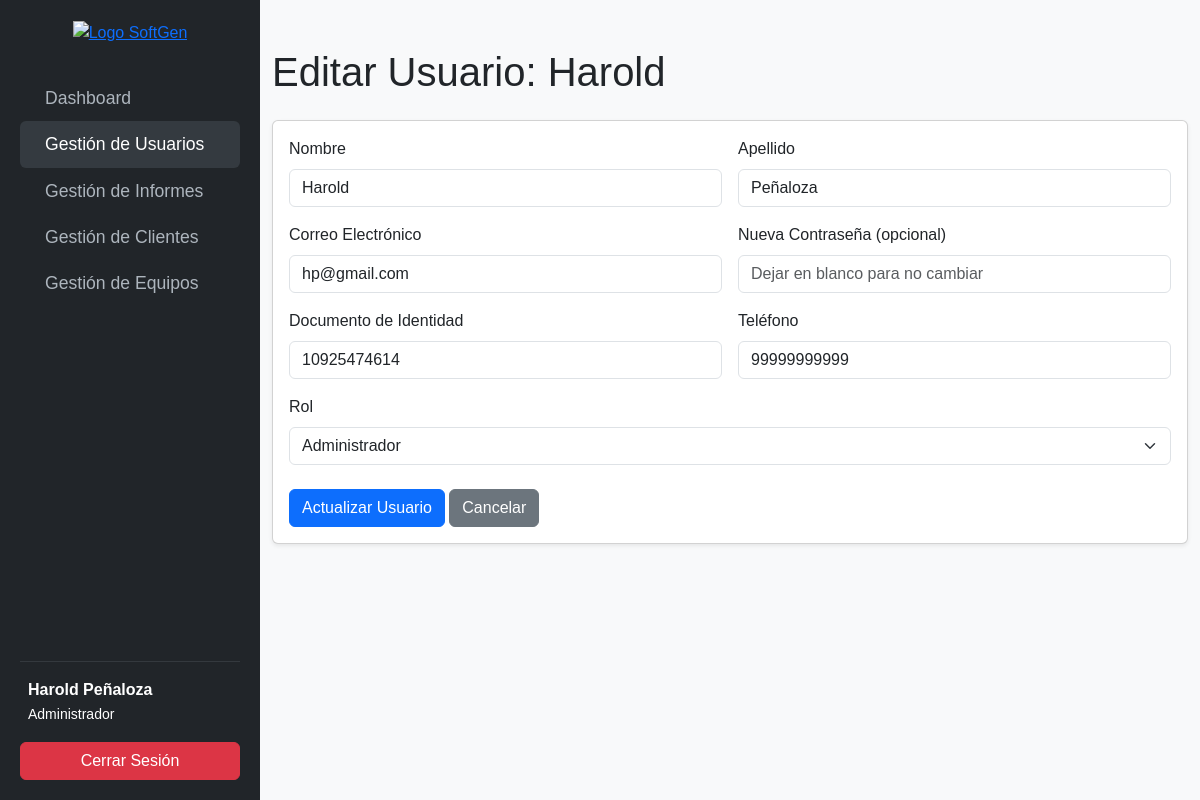
Page /public/index.php?action=mostrar_editar_usuario&id=2 (signed in) on the committed database.
### tables this page shows
CREATE TABLE `usuario` (
  `id_usuario` int(11) NOT NULL,
  `id_rol` int(11) DEFAULT NULL,
  `usu_nombre` varchar(30) NOT NULL,
  `usu_apellido` varchar(30) NOT NULL,
  `usu_doc_identidad` varchar(50) NOT NULL,
  `usu_telefono` varchar(30) NOT NULL,
  `usu_correo` varchar(50) NOT NULL,
  `usu_contrasena` varchar(255) NOT NULL
);

### app/controllers/UsuarioController.php (called while the page is built, shortened)
<?php
require_once __DIR__. '../../models/UsuarioModel.php';
class UsuarioController {
    private $usuarioModel;
    public function __construct(PDO $db){
        $this->usuarioModel = new UsuarioModel($db);
    }
    public function mostrarFormularioEditar() {
        $id = $_GET['id'] ?? null;
        $usuario = $this->usuarioModel->obtenerPorId($id);
        require_once '../app/views/usuario/editar_usuario.php';
    }
}

### app/models/UsuarioModel.php (called while the page is built, shortened)
<?php
class UsuarioModel {
    private $db;
    public function __construct(PDO $db) {
        $this->db = $db;
    }
    public function obtenerPorId($id) {
        $sql = "SELECT * FROM usuario WHERE id_usuario = ?";
        $stmt = $this->db->prepare($sql);
        $stmt->execute([$id]);
        return $stmt->fetch(PDO::FETCH_ASSOC);
    }
}

### app/views/usuario/editar_usuario.php (the view, shortened to what this page needs)
<!DOCTYPE html>
<html lang="es">
<head>
    <link href="https://cdn.jsdelivr.net/npm/bootstrap@5.3.2/dist/css/bootstrap.min.css" rel="stylesheet">
</head>
<body>
    <?php require_once __DIR__ . '/../layouts/admin_header.php'; ?>
    <main class="container py-5">
        <h1 class="mb-4">Editar Usuario: <?php echo htmlspecialchars($usuario['usu_nombre']); ?></h1>
        <div class="card shadow-sm">
            <div class="card-body">
                <form action="/softGenn/public/index.php?action=editar_usuario" method="POST">
                    <div class="row g-3">
                        <div class="col-md-6">
                            <label for="usu_nombre" class="form-label">Nombre</label>
                            <input type="text" class="form-control" id="usu_nombre" name="usu_nombre" value="<?php echo htmlspecialchars($usuario['usu_nombre']); ?>" required>
                        </div>
                        <div class="col-md-6">
                            <label for="usu_apellido" class="form-label">Apellido</label>
                            <input type="text" class="form-control" id="usu_apellido" name="usu_apellido" value="<?php echo htmlspecialchars($usuario['usu_apellido']); ?>" required>
                        </div>
                        <div class="col-md-6">
                            <label for="usu_correo" class="form-label">Correo Electrónico</label>
                            <input type="email" class="form-control" id="usu_correo" name="usu_correo" value="<?php echo htmlspecialchars($usuario['usu_correo']); ?>" required>
                        </div>
                        <div class="col-md-6">
                            <label for="usu_contrasena" class="form-label">Nueva Contraseña (opcional)</label>
                            <input type="password" class="form-control" id="usu_contrasena" name="usu_contrasena" placeholder="Dejar en blanco para no cambiar">
                        </div>
                        <div class="col-md-6">
                            <label for="usu_doc_identidad" class="form-label">Documento de Identidad</label>
                            <input type="text" class="form-control" id="usu_doc_identidad" name="usu_doc_identidad" value="<?php echo htmlspecialchars($usuario['usu_doc_identidad']); ?>" required>
                        </div>
                        <div class="col-md-6">
                            <label for="usu_telefono" class="form-label">Teléfono</label>
                            <input type="tel" class="form-control" id="usu_telefono" name="usu_telefono" value="<?php echo htmlspecialchars($usuario['usu_telefono']); ?>" required>
                        </div>
                        <div class="col-md-12">
                            <label for="id_rol" class="form-label">Rol</label>
                            <select class="form-select" id="id_rol" name="id_rol" required>
                                <option value="1" <?php echo ($usuario['id_rol'] == 1) ? 'selected' : ''; ?>>Administrador</option>
                            </select>
                        </div>
                    </div>
                    <div class="mt-4">
                        <button type="submit" class="btn btn-primary">Actualizar Usuario</button>
                        <a href="/softGenn/public/index.php?action=gestionar_usuarios" class="btn btn-secondary">Cancelar</a>
                    </div>
                </form>
            </div>
        </div>
    </main>
</body>
</html>

### app/views/layouts/admin_header.php (style rules this page uses)
body { font-family: 'Saira', sans-serif; background-color: #f8f9fa; }

### rows in the picture
usuario: usu_nombre "Harold", usu_apellido "Peñaloza", usu_correo "hp@gmail.com", usu_doc_identidad "10925474614", usu_telefono "99999999999", id_rol "Administrador"

### other values in the picture
$_SESSION['nombre_usuario'] "Harold Peñaloza"
$_SESSION['rol_nombre'] "Administrador"
